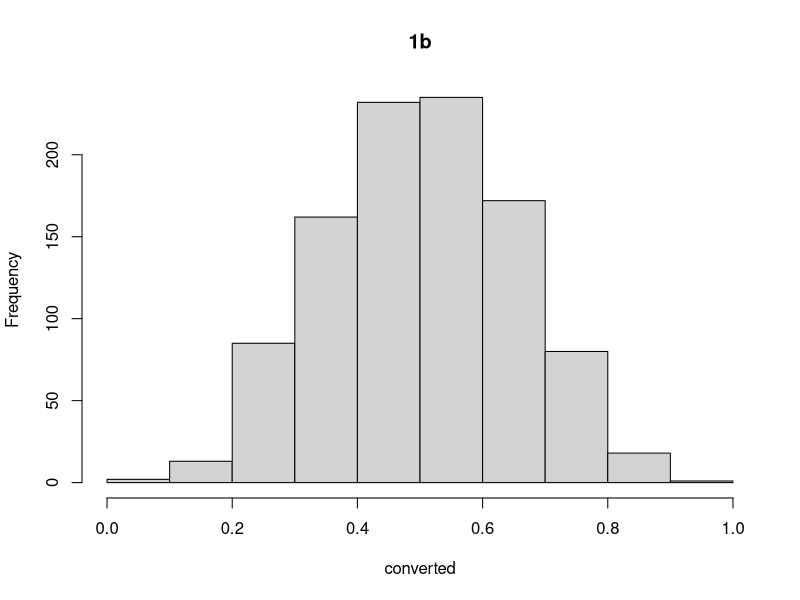
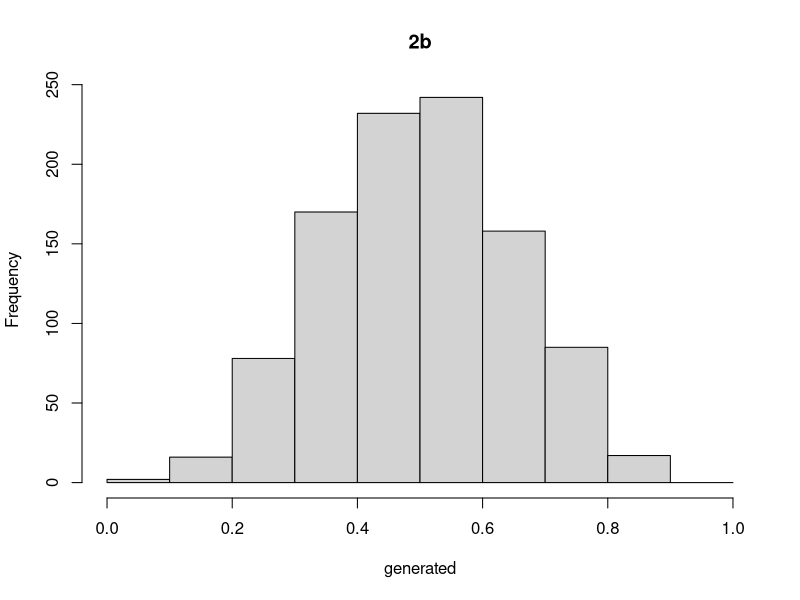

These figures' R source, in order:
generated <- replicate(1000, rgamma(2, 5))
converted <- generated[1, ] / (generated[1, ] + generated[2, ])
png("Histogram_1.png")
h1 <- hist(converted, breaks = 0:10 / 10, main = "1b")
counts1 <- h1$counts
print("Number of observations in each interval in 1:")
print(counts1)
dev.off()
generated <- replicate(1000, rbeta(1, 5, 5))
png("Histogram_2.png")
h2 <- hist(generated, breaks = 0:10 / 10, main = "2b")
counts2 <- h2$counts
print("Number of observations in each interval in 2:")
print(counts2)
dev.off()
print("Difference in number of observations in each interval:")
print(counts1 - counts2)